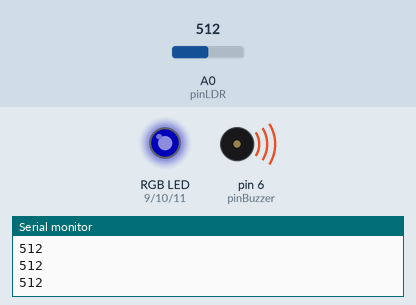
Simulated run of this sketch. Board: Arduino Uno, built with avr-gcc and run on an emulated ATmega328P. On the bench: an RGB LED mixed from three pins (HIGH = lit), buzzer (waves = sounding), the last lines printed to the serial monitor. The test bench sets the inputs (shaded band); at power-on: A0 (pinLDR) = 512. Dim RGB values are drawn brighter than linear.

Above: at 1.2 s.
1.3 s: A0 (pinLDR) set to 584
2.8 s: A0 (pinLDR) set to 615
At 3.6 s:
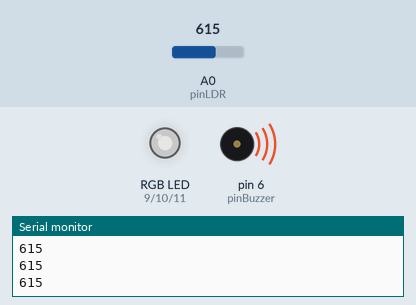
4.3 s: A0 (pinLDR) set to 306
At 4.7 s:
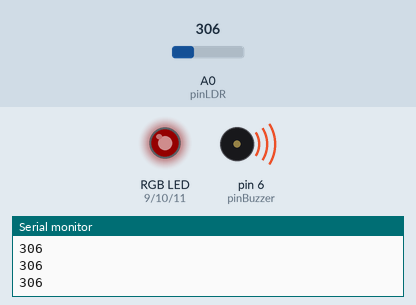
5.8 s: A0 (pinLDR) set to 385
7.3 s: A0 (pinLDR) set to 419
At 8.2 s:
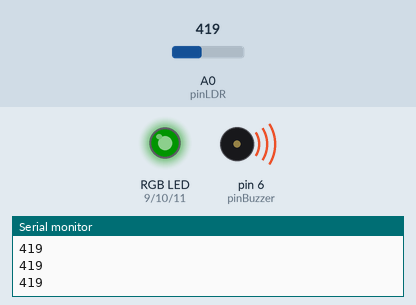
8.8 s: A0 (pinLDR) set to 122
At 9.4 s:
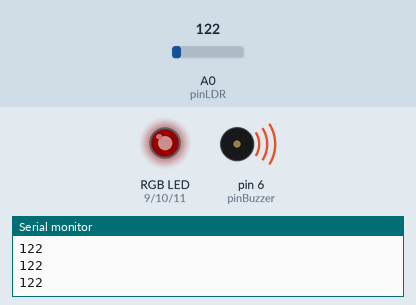
Timing chart, 0 to 11.3 s (numbered marks = the images above; inputs shaded):
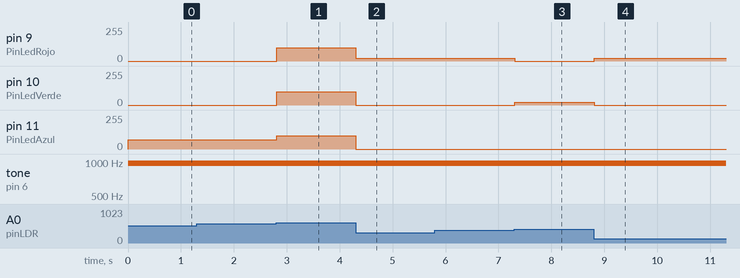

The sketch:

LuzBuzzerYSensor.ino
```cpp
//En base al trabajo realizado en el archivo LuzySensor.ino.
//Vamos a agregar la funcionalidad de avisador de sonido, utilizando un buzzer.
const int PinLedVerde = 10;  //asignamos el pin al color verde.
const int PinLedRojo = 9;
const int PinLedAzul = 11;
const int pinBuzzer = 6;

int ValorRojo = 400;  //asignamos un valor númerico al treshold para Rojo.
int ValorVerde = 500;
int ValorAzul = 600;
int ValorBlanco = 700;


int valorLDR = 0;  //Creamos la variable de tipo número entero para almacenar los datos recogidos del sensor analógico LDR (Light Dependant Resitor).
int pinLDR = A0;     //Seleccionamos el pin analógico A0 como input del sensor LDR.

void setup() {

  pinMode(PinLedVerde, OUTPUT);
  pinMode(PinLedRojo, OUTPUT);
  pinMode(PinLedAzul, OUTPUT);
  pinMode(pinBuzzer, OUTPUT);

  Serial.begin(9600);
}
void loop() {
  valorLDR = analogRead(pinLDR);  //Leemos el valor del pinLDR y lo guardamos en la variable creada.
  Serial.println(valorLDR);       //Imprimimos dicho valor, comprendido entre 0 y 1023.

  //queremos que conforme a la distancia que perciba el sensor, en base a la diferencia de luz, sea distinto el color que emite el Led.
  //vamos a intentar que, comparando el ValorLDR a los valores que establecimos antes, esto funcione.
  if (valorLDR <= ValorRojo) {
    analogWrite(PinLedRojo, 20);
    analogWrite(PinLedVerde, 0);
    analogWrite(PinLedAzul, 0);
    analogWrite(pinBuzzer, 0);

  } else if (valorLDR <= ValorVerde) {
    analogWrite(PinLedRojo, 0);
    analogWrite(PinLedVerde, 20);
    analogWrite(PinLedAzul, 0);
    analogWrite(pinBuzzer, 80);
  } else if (valorLDR <= ValorAzul) {
    analogWrite(PinLedRojo, 0);
    analogWrite(PinLedVerde, 0);
    analogWrite(PinLedAzul, 70);
    analogWrite(pinBuzzer, 300);
  } else {
    analogWrite(PinLedRojo, 100);
    analogWrite(PinLedVerde, 100);
    analogWrite(PinLedAzul, 100);
    analogWrite(pinBuzzer, 700);
  }
}
```

Measured:
- the behaviour switches between 600 and 601 on A0 (pinLDR) (found by bisection; images 0 and 1)
- after the input at 2.8 s, pin 9 (PinLedRojo), pin 10 (PinLedVerde): 0/255 → 100/255 at once; pin 11 (PinLedAzul): 70/255 → 100/255 at once
- after the input at 4.3 s, pin 9 (PinLedRojo): 100/255 → 20/255 at once; pin 10 (PinLedVerde), pin 11 (PinLedAzul): 100/255 → 0/255 at once
- after the input at 7.3 s, pin 9 (PinLedRojo): 20/255 → 0/255 at once; pin 10 (PinLedVerde): 0/255 → 20/255 at once
- after the input at 8.8 s, pin 9 (PinLedRojo): 0/255 → 20/255 at once; pin 10 (PinLedVerde): 20/255 → 0/255 at once
